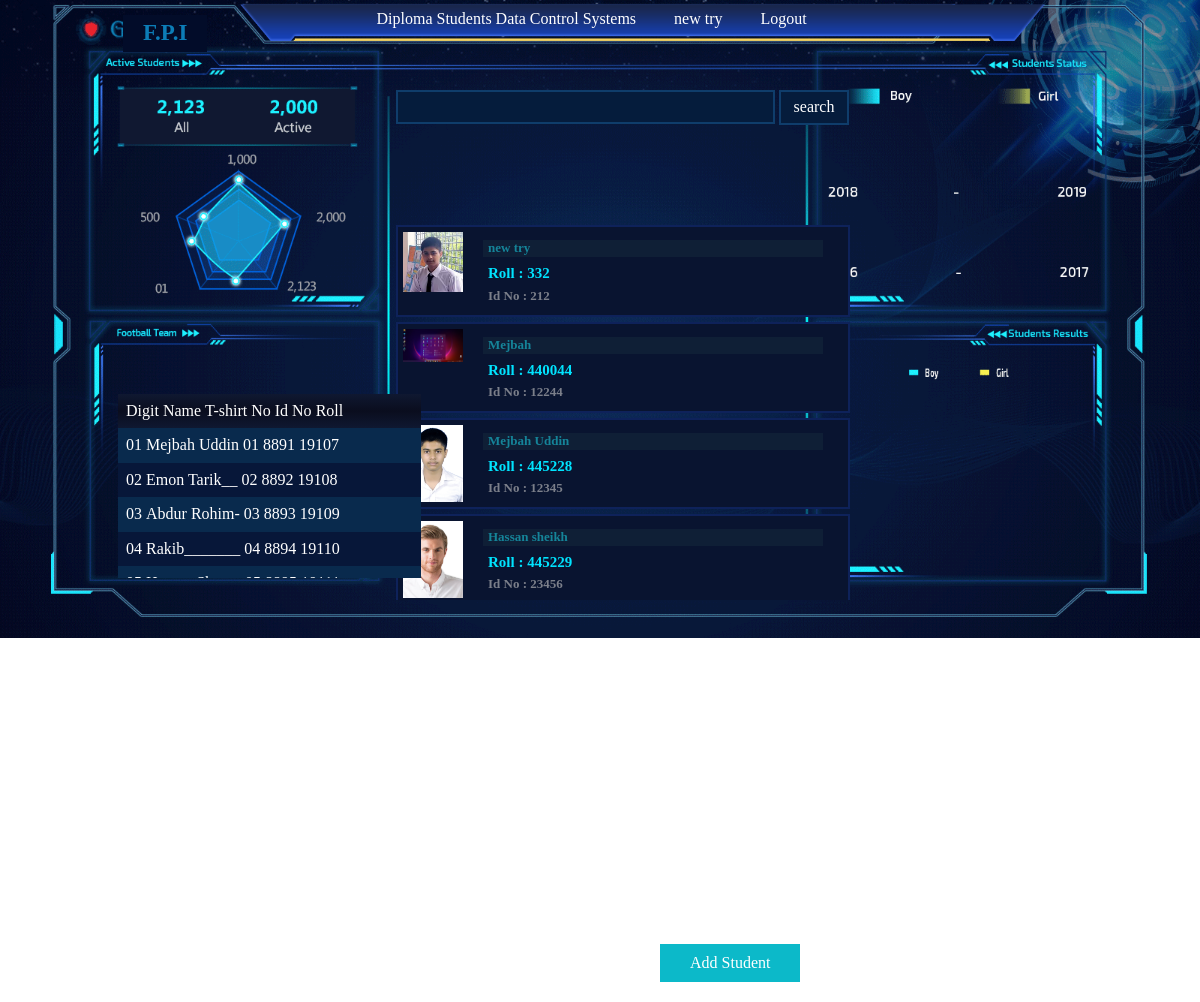
Screenshot of /home_page.php (signed in) with the database file from the repository.
### tables this page shows
CREATE TABLE `info` (
  `id` int(11) NOT NULL,
  `roll` int(100) NOT NULL,
  `regno` int(100) NOT NULL,
  `users_name` varchar(100) NOT NULL,
  `users_pass` varchar(100) NOT NULL,
  `dep` varchar(200) NOT NULL,
  `dis` varchar(500) NOT NULL,
  `img` varchar(255) NOT NULL
);

### home_page.php (the view, shortened to what this page needs)
<?php
	include ('inc/db.php');
    $sql = "SELECT * FROM info";
   	$result = mysqli_query($conn, $sql);
?>
<!doctype html>
<html class="no-js" lang="">
<head>
		  <link rel="stylesheet" type="text/css" href="css/style.css" media="all" />
		  <link rel="stylesheet" type="text/css" href="css/font-awesome.min.css" media="all" />
		  <link rel="stylesheet" href="css/normalize.css">
	</head>
	<body class="body1">
		<div class="fpih">
			<h1>F.P.I</h1>
		</div>
		<header>
			<div class="header-area">
				<div class="menu navbar">
					<ul>
						<li><a data-filter="*">Diploma Students Data Control Systems</a></li>
						<li><a href="my.php" ><?php echo $_SESSION['name']; ?></a></li>
						<li><a href="inc/logout.php">Logout</a></li>
					</ul>
				</div>
			</div>
		</header>
		<div class="search">
			<form action="" role="search" method="get" id="searchform">
				<input type="text" id="form_search" class="searchinput" name="s" value=""/>
				<input type="submit" id="Form_Go" class="icon-search" name="go" value="search" />
			</form>
		</div>
		<div class="all">
			<div class="students mix DIPLOMA">
				<div class="scrool">
				<?php
					while($row = mysqli_fetch_assoc($result)){
				?>
							<div class="student">
								<a href="admin_student.php?id=<?php echo $row['id']; ?>">
									<div class="images">
										<div class="img">
											<img src="Student-Details/<?php echo $row['img']; ?>" alt="image" />
										</div>
									</div>
									<div class="data TD">
										<div class="h5">
											<h5><?php echo $row['users_name']; ?></h5>
										</div>
										<h4>Roll : <?php echo $row['roll']; ?></h4>
										<h5>Id No : <?php echo $row['id']; ?></h5>
									</div>
								</a>
							</div>
				<?php
					}
				?>
				</div>
			</div>
			<div class="button2">
				<a href="user_edit.php">Add Student</a>
			</div>
		</div>
		<div class="football-team">
			<div class="team-info">
				<ul>
					<li class="Digit">Digit</li>
					<li class="Name">Name</li>
					<li class="T-shirt No">T-shirt No</li>
					<li class="Id No">Id No</li>
					<li class="Roll">Roll</li>
				</ul>
				<div class="all-team">
					<div class="team">
						<ul>
							<li class="Digit">01</li>
							<li class="1Name">Mejbah Uddin</li>
							<li class="T-shirt No">01</li>
							<li class="Id No">8891</li>
							<li class="Roll">19107</li>
						</ul>
					</div>
					<div class="team1">
						<ul>
							<li class="Digit">02</li>
							<li class="1Name">Emon Tarik__</li>
							<li class="T-shirt No">02</li>
							<li class="Id No">8892</li>
							<li class="Roll">19108</li>
						</ul>
					</div>
					<div class="team">
						<ul>
							<li class="Digit">03</li>
							<li class="1Name">Abdur Rohim-</li>
							<li class="T-shirt No">03</li>
							<li class="Id No">8893</li>
							<li class="Roll">19109</li>
						</ul>
					</div>
					<div class="team1">
						<ul>
							<li class="Digit">04</li>
							<li class="1Name">Rakib_______</li>
							<li class="T-shirt No">04</li>
							<li class="Id No">8894</li>
							<li class="Roll">19110</li>
						</ul>
					</div>
					<div class="team">
						<ul>
							<li class="Digit">05</li>
							<li class="1Name">Hassan Sk ___</li>
							<li class="T-shirt No">05</li>
							<li class="Id No">8895</li>
							<li class="Roll">19111</li>
						</ul>
					</div>
				</div>
			</div>
		</div>
	</body>
</html>

### css/style.css (style rules this page uses)
body { margin: 0; padding:0; font-family: Exo; background: url(../images/Login-page.gif); background-size: 100%; background-repeat: no-repeat; }
.body1 { margin: 0; padding:0; background: url(../images/Main-Website.gif); background-size: 100%; background-repeat: no-repeat; }
.menu { position: absolute; top: 4px; left: 20%; background: url(../images/Menu-bar.png); background-size: 100%; background-repeat: no-repeat; height: 40px; width: 805px; }
.menu ul { padding: 0px; list-style: none; text-decoration: none; display: block; margin: -4px auto; width: 570px; }
.menu ul li { padding: 10px; margin: 0px; list-style: none; float: left; }
.menu ul li a { padding: 9px; margin: 0px; list-style: none; text-decoration: none; color: #fff; }
.studentdata h1, h4 { color:#00e4ff; }
.fpih h1 { color: #0c7db7; background-color: #020c29; display: inline; padding: 5px 20px; font-size: 23px; position: absolute; left: 123px; top: 0px; }
.img { width: 60px; display: inline-block; float: left; }
.img img { width: 100%; }
.button2 { text-align: center; margin-right: 129px; position: absolute; bottom: 2%; left: 55%; }
.button2 a { text-decoration: none; background: #0cb9c9; padding: 10px 30px; color: #fff; display: block; }
.search { position: absolute; top: 90px; left: 33%; }
form#searchform input { background: #051c3c; border: 2px solid #0F3D6B; color: #fff; height: 20px; padding: 5px; width: 365px; }
form#searchform [type="submit"] { -webkit-appearance: button; height: 35px !important; width: 70px !important; cursor: pointer; }
.h5 { background-color: #0F1F36; width: 340px; display: inline-block; margin: 8px 20px; }
.h5 h5 { margin: 1px 5px !important; font-size: 13px; color: #158499 !important; }
.TD h4 { margin: 0px 85px; font-size: 15px; }
.TD h5 { margin: 6px 85px 6px 85px; font-size: 13px; color: #7B7F8A; }
.team-info ul li { list-style: none; display: inline-block; }
.team-info { width: 303px; color: #fff; font-size: 16px; position: absolute; top: 394px; left: 118px; }
.all-team { height: 150px; width: 303px; overflow: auto; }
.team-info ul { background-image: linear-gradient(#0F1831, #0A0D1E, #0F1831); margin: 0px; padding: 8px; }
.team1 ul { background: #071739; margin: 0px; padding: 8px; }
.team ul { background: #092A4D; margin: 0px; padding: 8px; }
.students a { text-decoration: none; }
.scrool { height: 380px; width: 460px; overflow: hidden auto; }
.students { position: absolute; top: 22%; left: 33%; }
.student { background: #091430; width: 440px; border: 2px solid #0E225A; padding: 5px; margin: 5px 0px; }

### rows the page displays
info: img (picture), users_name "new try", roll "332", id "212"
info: img (picture), users_name "Mejbah", roll "440044", id "12244"
info: img (picture), users_name "Mejbah Uddin", roll "445228", id "12345"
info: img (picture), users_name "Hassan sheikh", roll "445229", id "23456"

### other values shown
$_SESSION['name'] "new try"
